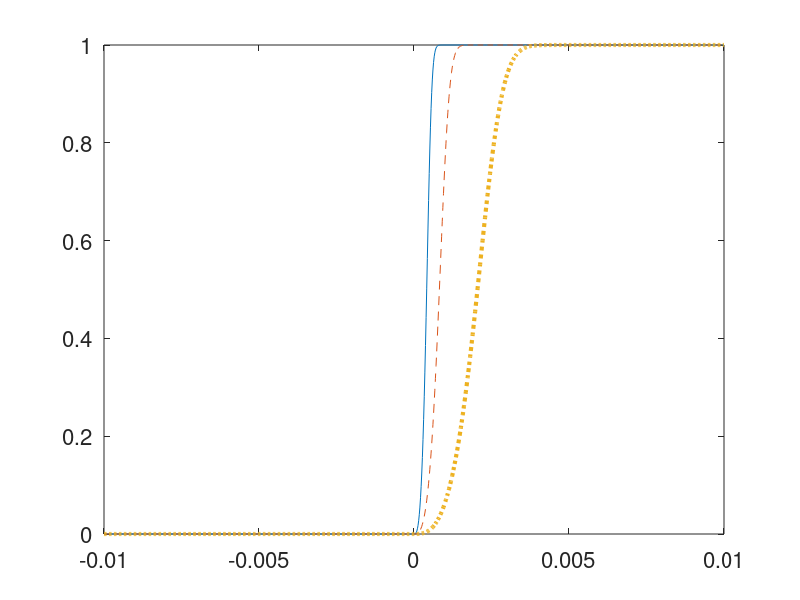

This figure's MATLAB source:

FS=16;
LW=3;

a=2000; b=1000; c=400;
x=linspace(-0.01,0.01,1000);

foo = @(a, x) max(0,tanh((a*x).^3));

plot(x,foo(a,x),'-',x,foo(b,x),'--',x,foo(c,x),':','LineWidth',LW);
set(gca,'FontSize',FS);
